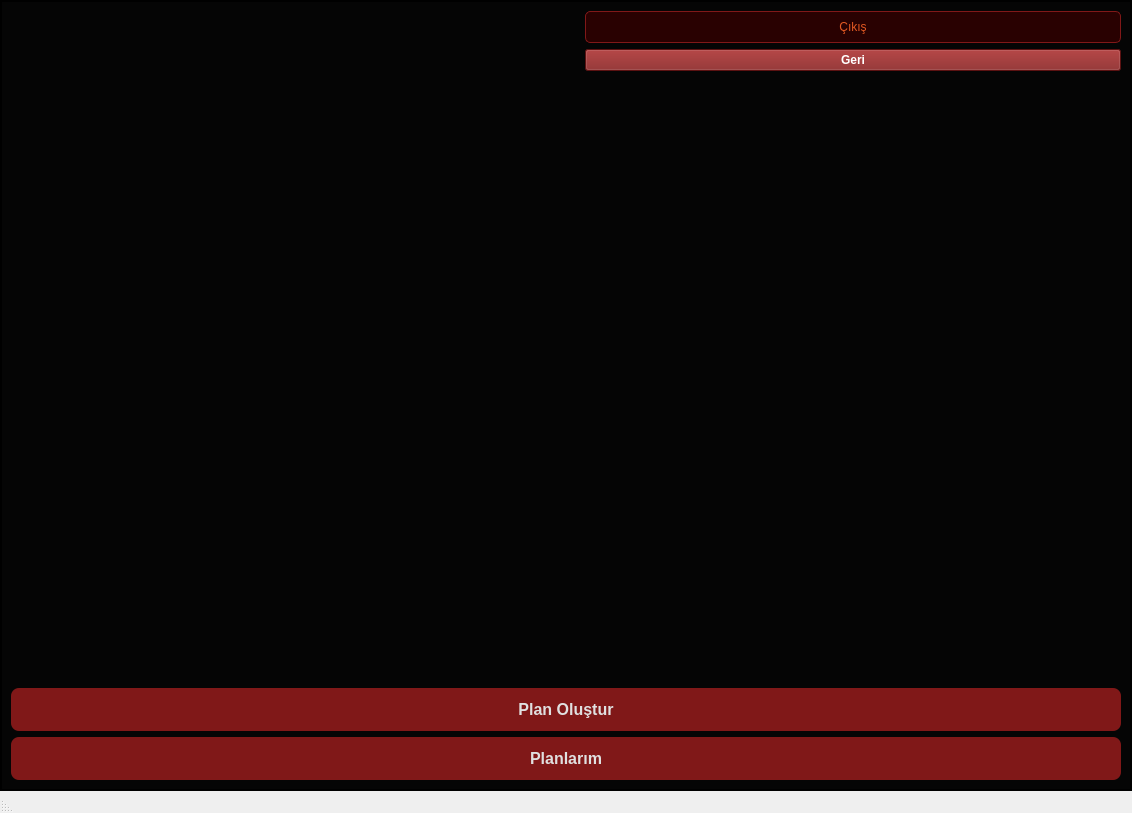
<?xml version="1.0" encoding="UTF-8"?>
<ui version="4.0">
 <class>MainWindow</class>
 <widget class="QMainWindow" name="MainWindow">
  <property name="geometry">
   <rect>
    <x>0</x>
    <y>0</y>
    <width>1132</width>
    <height>813</height>
   </rect>
  </property>
  <property name="sizePolicy">
   <sizepolicy hsizetype="Expanding" vsizetype="Expanding">
    <horstretch>0</horstretch>
    <verstretch>0</verstretch>
   </sizepolicy>
  </property>
  <property name="maximumSize">
   <size>
    <width>16777215</width>
    <height>16777215</height>
   </size>
  </property>
  <property name="windowTitle">
   <string>MainWindow</string>
  </property>
  <property name="layoutDirection">
   <enum>Qt::RightToLeft</enum>
  </property>
  <widget class="QWidget" name="centralwidget">
   <layout class="QVBoxLayout" name="verticalLayout_3">
    <property name="leftMargin">
     <number>0</number>
    </property>
    <property name="topMargin">
     <number>0</number>
    </property>
    <property name="rightMargin">
     <number>0</number>
    </property>
    <property name="bottomMargin">
     <number>0</number>
    </property>
    <item>
     <widget class="QStackedWidget" name="stackedWidget">
      <property name="sizePolicy">
       <sizepolicy hsizetype="Expanding" vsizetype="Expanding">
        <horstretch>0</horstretch>
        <verstretch>0</verstretch>
       </sizepolicy>
      </property>
      <property name="layoutDirection">
       <enum>Qt::RightToLeft</enum>
      </property>
      <property name="styleSheet">
       <string notr="true">background-color: #050505;</string>
      </property>
      <property name="frameShape">
       <enum>QFrame::WinPanel</enum>
      </property>
      <property name="currentIndex">
       <number>3</number>
      </property>
      <widget class="QWidget" name="giris">
       <layout class="QVBoxLayout" name="verticalLayout">
        <item>
         <spacer name="verticalSpacer">
          <property name="orientation">
           <enum>Qt::Vertical</enum>
          </property>
          <property name="sizeHint" stdset="0">
           <size>
            <width>20</width>
            <height>40</height>
           </size>
          </property>
         </spacer>
        </item>
        <item alignment="Qt::AlignHCenter">
         <widget class="QLabel" name="label_gorsel">
          <property name="maximumSize">
           <size>
            <width>650</width>
            <height>300</height>
           </size>
          </property>
          <property name="styleSheet">
           <string notr="true">color: #E0E0E0;        
    font-family: 'Segoe UI', sans-serif;
    font-size: 42px;       
    font-weight: 900;       
    background-color: transparent;
    qproperty-alignment: 'AlignCenter';</string>
          </property>
          <property name="text">
           <string/>
          </property>
          <property name="pixmap">
           <pixmap>../../OneDrive/Resimler/Ekran Görüntüleri/uygulama kapağı.png</pixmap>
          </property>
          <property name="scaledContents">
           <bool>true</bool>
          </property>
         </widget>
        </item>
        <item>
         <widget class="QLineEdit" name="lineEdit_userName">
          <property name="styleSheet">
           <string notr="true">background-color: #050505; /* Obsidian Siyah */
    border: 1px solid #2a2a2a; /* Obsidian Kenarlık */
    border-radius: 8px;
    padding: 12px;
    font-size: 15px;
    color: white;</string>
          </property>
          <property name="placeholderText">
           <string>Kullanıcı Adı</string>
          </property>
         </widget>
        </item>
        <item>
         <widget class="QLineEdit" name="lineEdit_password">
          <property name="styleSheet">
           <string notr="true">background-color: #050505; /* Obsidian Siyah */
    border: 1px solid #2a2a2a; /* Obsidian Kenarlık */
    border-radius: 8px;
    padding: 12px;
    font-size: 15px;
    color: white;
</string>
          </property>
          <property name="placeholderText">
           <string>Şifre</string>
          </property>
         </widget>
        </item>
        <item>
         <widget class="QPushButton" name="pushButton_entry">
          <property name="styleSheet">
           <string notr="true">background-color: #801818;
    color: #E0E0E0;           
    border-radius: 8px;
    padding: 12px;
    font-size: 16px;
    font-weight: bold;
    border: none;</string>
          </property>
          <property name="text">
           <string>Giriş Yap</string>
          </property>
         </widget>
        </item>
        <item>
         <widget class="QPushButton" name="pushButton_2">
          <property name="styleSheet">
           <string notr="true">background-color: transparent;
    color: #888;
    border: none;
    font-size: 14px</string>
          </property>
          <property name="text">
           <string>Şifremi unuttum</string>
          </property>
         </widget>
        </item>
        <item>
         <widget class="QPushButton" name="pushButton">
          <property name="styleSheet">
           <string notr="true">background-color: transparent;
    color: #888;
    border: none;
    font-size: 14px</string>
          </property>
          <property name="text">
           <string>Kaydol</string>
          </property>
         </widget>
        </item>
        <item>
         <spacer name="verticalSpacer_2">
          <property name="orientation">
           <enum>Qt::Vertical</enum>
          </property>
          <property name="sizeHint" stdset="0">
           <size>
            <width>20</width>
            <height>40</height>
           </size>
          </property>
         </spacer>
        </item>
       </layout>
      </widget>
      <widget class="QWidget" name="kaydolma">
       <layout class="QVBoxLayout" name="verticalLayout_2">
        <item>
         <spacer name="verticalSpacer_3">
          <property name="orientation">
           <enum>Qt::Vertical</enum>
          </property>
          <property name="sizeHint" stdset="0">
           <size>
            <width>20</width>
            <height>40</height>
           </size>
          </property>
         </spacer>
        </item>
        <item alignment="Qt::AlignHCenter">
         <widget class="QLabel" name="label_gorsel2">
          <property name="sizePolicy">
           <sizepolicy hsizetype="Preferred" vsizetype="Preferred">
            <horstretch>0</horstretch>
            <verstretch>0</verstretch>
           </sizepolicy>
          </property>
          <property name="maximumSize">
           <size>
            <width>650</width>
            <height>300</height>
           </size>
          </property>
          <property name="styleSheet">
           <string notr="true">color: #E0E0E0;          
    font-family: 'Segoe UI', sans-serif;
    font-size: 42px;        
    font-weight: 900;       
    background-color: transparent;
    qproperty-alignment: 'AlignCenter';</string>
          </property>
          <property name="text">
           <string/>
          </property>
          <property name="pixmap">
           <pixmap>../../OneDrive/Resimler/Ekran Görüntüleri/uygulama kapağı.png</pixmap>
          </property>
          <property name="scaledContents">
           <bool>true</bool>
          </property>
         </widget>
        </item>
        <item>
         <widget class="QLineEdit" name="lineEdit_kaydolma_userName">
          <property name="styleSheet">
           <string notr="true">background-color: #050505;
    border: 1px solid #2a2a2a; 
    padding: 12px;
    font-size: 15px;
    color: white;</string>
          </property>
          <property name="placeholderText">
           <string>Kullanıcı Adı</string>
          </property>
         </widget>
        </item>
        <item>
         <widget class="QLineEdit" name="lineEdit_email">
          <property name="styleSheet">
           <string notr="true">background-color: #050505;
    border: 1px solid #2a2a2a; 
    padding: 12px;
    font-size: 15px;
    color: white;</string>
          </property>
          <property name="placeholderText">
           <string>E-Mail</string>
          </property>
         </widget>
        </item>
        <item>
         <widget class="QLineEdit" name="lineEdit_sifreolusturma">
          <property name="styleSheet">
           <string notr="true">background-color: #050505;
    border: 1px solid #2a2a2a; 
    padding: 12px;
    font-size: 15px;
    color: white;</string>
          </property>
          <property name="placeholderText">
           <string>Şifre</string>
          </property>
         </widget>
        </item>
        <item>
         <widget class="QComboBox" name="comboBox_securityquestion">
          <property name="styleSheet">
           <string notr="true">
background-color: rgba(20, 20, 20, 0.95);
color: rgb(255, 255, 255);
    border: 1px solid #2a2a2a;              
    border-radius: 15px;
</string>
          </property>
          <item>
           <property name="text">
            <string>Evcil hayvan</string>
           </property>
          </item>
          <item>
           <property name="text">
            <string>En sevdiğin renk</string>
           </property>
          </item>
          <item>
           <property name="text">
            <string>En sevdiğin yemek</string>
           </property>
          </item>
          <item>
           <property name="text">
            <string/>
           </property>
          </item>
          <item>
           <property name="text">
            <string/>
           </property>
          </item>
         </widget>
        </item>
        <item>
         <widget class="QLineEdit" name="lineEdit_answerofquestion">
          <property name="styleSheet">
           <string notr="true">background-color: #050505;
    border: 1px solid #2a2a2a; 
    padding: 12px;
    font-size: 15px;
    color: white;</string>
          </property>
          <property name="placeholderText">
           <string>Cevap</string>
          </property>
         </widget>
        </item>
        <item>
         <widget class="QPushButton" name="pushButton_kaydolma">
          <property name="styleSheet">
           <string notr="true">background-color: #801818;
    color: #E0E0E0;           
    border-radius: 8px;
    padding: 12px;
    font-size: 16px;
    font-weight: bold;
    border: none;</string>
          </property>
          <property name="text">
           <string>Kaydol</string>
          </property>
         </widget>
        </item>
        <item>
         <widget class="QPushButton" name="pushButton_girisyapgeri">
          <property name="styleSheet">
           <string notr="true">background-color: transparent;
    color: #888;
    border: none;
    font-size: 14px</string>
          </property>
          <property name="text">
           <string>Giriş Yap</string>
          </property>
         </widget>
        </item>
        <item>
         <spacer name="verticalSpacer_4">
          <property name="orientation">
           <enum>Qt::Vertical</enum>
          </property>
          <property name="sizeHint" stdset="0">
           <size>
            <width>20</width>
            <height>40</height>
           </size>
          </property>
         </spacer>
        </item>
       </layout>
      </widget>
      <widget class="QWidget" name="sifresirlama">
       <layout class="QGridLayout" name="gridLayout_2">
        <item row="0" column="0">
         <spacer name="verticalSpacer_5">
          <property name="orientation">
           <enum>Qt::Vertical</enum>
          </property>
          <property name="sizeHint" stdset="0">
           <size>
            <width>20</width>
            <height>40</height>
           </size>
          </property>
         </spacer>
        </item>
        <item row="2" column="0">
         <widget class="QLineEdit" name="lineEdit_emailrepeat">
          <property name="styleSheet">
           <string notr="true">background-color: #050505;
    border: 1px solid #2a2a2a; 
    padding: 12px;
    font-size: 15px;
    color: white;</string>
          </property>
          <property name="placeholderText">
           <string>Kayıtlı Mail</string>
          </property>
         </widget>
        </item>
        <item row="4" column="0">
         <widget class="QPushButton" name="pushButton_girisedon">
          <property name="styleSheet">
           <string notr="true">background-color: transparent;
    color: #888;
    border: none;
    font-size: 14px</string>
          </property>
          <property name="text">
           <string>Giriş'e Dön</string>
          </property>
         </widget>
        </item>
        <item row="3" column="0">
         <widget class="QPushButton" name="pushButton_sorgula">
          <property name="styleSheet">
           <string notr="true">background-color: #801818;
    color: #E0E0E0;           
    border-radius: 8px;
    padding: 12px;
    font-size: 16px;
    font-weight: bold;
    border: none;</string>
          </property>
          <property name="text">
           <string>Sorgula</string>
          </property>
         </widget>
        </item>
        <item row="1" column="0">
         <widget class="QLabel" name="label_passwordRevize">
          <property name="styleSheet">
           <string notr="true">font-size:24px;
 color:#E25822; 
font-weight:bold</string>
          </property>
          <property name="text">
           <string>Şifre sıfırlama</string>
          </property>
         </widget>
        </item>
        <item row="5" column="0">
         <spacer name="verticalSpacer_6">
          <property name="orientation">
           <enum>Qt::Vertical</enum>
          </property>
          <property name="sizeHint" stdset="0">
           <size>
            <width>20</width>
            <height>40</height>
           </size>
          </property>
         </spacer>
        </item>
       </layout>
      </widget>
      <widget class="QWidget" name="coklu_Menu">
       <property name="enabled">
        <bool>true</bool>
       </property>
       <layout class="QGridLayout" name="gridLayout">
        <item row="9" column="0" colspan="4">
         <widget class="QPushButton" name="pushButton_planlarim">
          <property name="styleSheet">
           <string notr="true">background-color: #801818;
    color: #E0E0E0;           
    border-radius: 8px;
    padding: 12px;
    font-size: 16px;
    font-weight: bold;
    border: none;</string>
          </property>
          <property name="text">
           <string>Planlarım</string>
          </property>
         </widget>
        </item>
        <item row="1" column="1" rowspan="2">
         <spacer name="verticalSpacer_8">
          <property name="orientation">
           <enum>Qt::Vertical</enum>
          </property>
          <property name="sizeHint" stdset="0">
           <size>
            <width>20</width>
            <height>40</height>
           </size>
          </property>
         </spacer>
        </item>
        <item row="8" column="0" colspan="4">
         <widget class="QPushButton" name="pushButton_planOlustur">
          <property name="styleSheet">
           <string notr="true">background-color: #801818;
    color: #E0E0E0;           
    border-radius: 8px;
    padding: 12px;
    font-size: 16px;
    font-weight: bold;
    border: none;</string>
          </property>
          <property name="text">
           <string>Plan Oluştur</string>
          </property>
         </widget>
        </item>
        <item row="2" column="0">
         <widget class="QPushButton" name="pushButton_gerimenu">
          <property name="styleSheet">
           <string notr="true">  font-weight: bold;
background-color: #801818;      
    color: white;
</string>
          </property>
          <property name="text">
           <string>Geri</string>
          </property>
         </widget>
        </item>
        <item row="5" column="0">
         <spacer name="horizontalSpacer">
          <property name="orientation">
           <enum>Qt::Horizontal</enum>
          </property>
          <property name="sizeHint" stdset="0">
           <size>
            <width>40</width>
            <height>20</height>
           </size>
          </property>
         </spacer>
        </item>
        <item row="1" column="0">
         <widget class="QPushButton" name="pushButton_cikismenu">
          <property name="styleSheet">
           <string notr="true">background-color: rgba(50, 0, 0, 0.8);
    border: 1px solid #801818;         
    color: #E25822;                        
    border-radius: 5px;                 
    padding: 8px 15px;                      
  </string>
          </property>
          <property name="text">
           <string>Çıkış</string>
          </property>
         </widget>
        </item>
        <item row="5" column="3">
         <spacer name="horizontalSpacer_2">
          <property name="orientation">
           <enum>Qt::Horizontal</enum>
          </property>
          <property name="sizeHint" stdset="0">
           <size>
            <width>40</width>
            <height>20</height>
           </size>
          </property>
         </spacer>
        </item>
        <item row="5" column="1">
         <widget class="QLabel" name="label_menuLogo">
          <property name="enabled">
           <bool>true</bool>
          </property>
          <property name="text">
           <string/>
          </property>
          <property name="pixmap">
           <pixmap>../../OneDrive/Resimler/Ekran Görüntüleri/menu_logo.jpg</pixmap>
          </property>
          <property name="textInteractionFlags">
           <set>Qt::LinksAccessibleByMouse</set>
          </property>
         </widget>
        </item>
        <item row="6" column="1">
         <spacer name="verticalSpacer_7">
          <property name="orientation">
           <enum>Qt::Vertical</enum>
          </property>
          <property name="sizeHint" stdset="0">
           <size>
            <width>20</width>
            <height>40</height>
           </size>
          </property>
         </spacer>
        </item>
       </layout>
      </widget>
     </widget>
    </item>
   </layout>
  </widget>
  <widget class="QMenuBar" name="menubar">
   <property name="geometry">
    <rect>
     <x>0</x>
     <y>0</y>
     <width>1132</width>
     <height>25</height>
    </rect>
   </property>
   <property name="nativeMenuBar">
    <bool>false</bool>
   </property>
  </widget>
  <widget class="QStatusBar" name="statusbar"/>
 </widget>
 <resources/>
 <connections/>
</ui>
